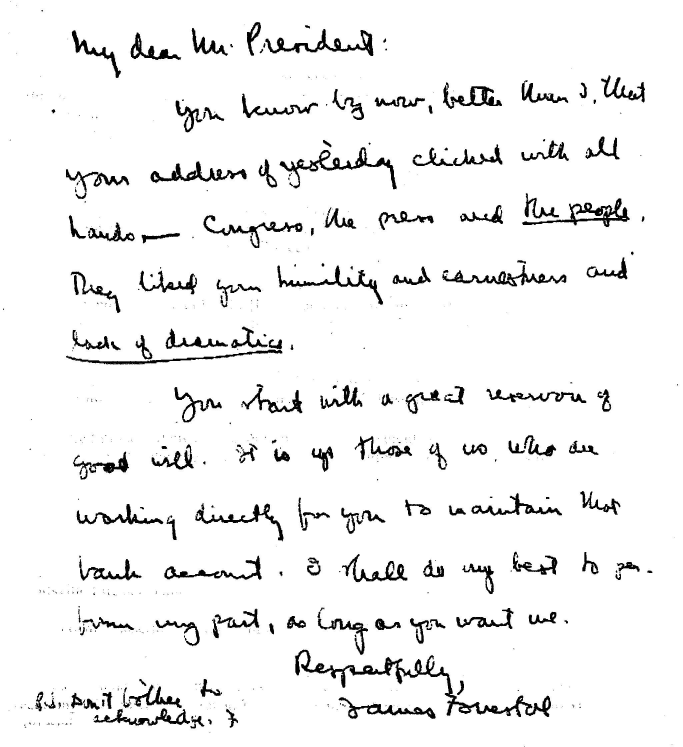
#> input picture source/1000.jpg, 2049 x 2241 px (shown at 1/3 size)
$ python filemaker.py
#> lines starting #> are read from the running program, lines starting #| are printed output that depends on the picture
from PIL import Image
from random import random
import os
files = [f for f in os.listdir('source/') if os.path.isfile("source/"+f)]
print(files)
outText = open("elephant.txt",'w')
if not os.path.exists("targets/"):
    os.makedirs("targets/")
for f in files:
	if not "1000.jpg" in f:continue
	width = 228#80 + int(random()*80)
	height = 239#80 + int(random()*80)

	im = Image.open("source/"+f)
#> im is the input picture: PIL image 2049x2241 RGB; min 0, max 255, mean 240.7
	im2 = Image.new("RGB", im.size, (255,255,255))
#> im2: PIL image 2049x2241 RGB; every value is 255
	im2.paste(im)
	imWidth, imHeight = im2.size
#> imWidth = 2049; imHeight = 2241
	x = 1441#int(random()*(imWidth-width))
	y = 1148#int(random()*(imHeight-height))

	img2 = im2.crop((x,y,x+width, y+height))
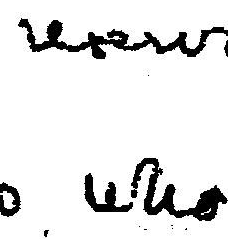
#> img2: PIL image 228x239 RGB; min 0, max 255, mean 229
	img2.save("targets/" + f[:-3] + "png" , 'PNG')
	outText.write("targets/" + f[:-3] + "png" + "\n")
